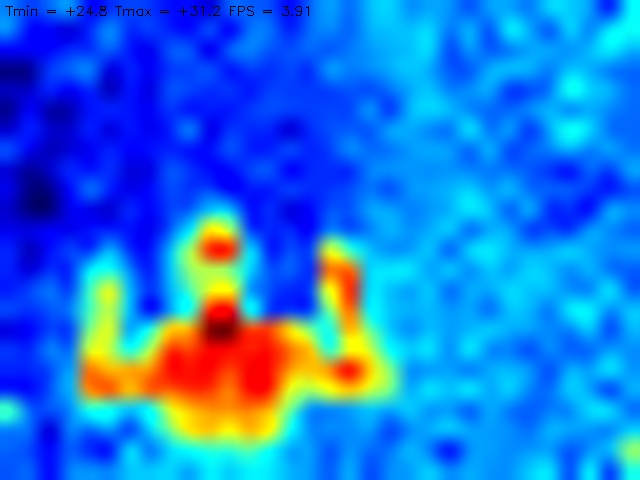
#> input picture backend/IR_experimental/Human_Detection_from_Infrared_Images/Images/1.jpg, 640 x 480 px, found by its file name
$ jupyter execute --allow-errors IR-Human-Detector.ipynb   (shell and % lines are left out)   (older library calls are emulated)
#> lines starting #> are read from the running program, lines starting #| are printed output that depends on the picture
#> (reads backend/IR/Human_Detection_from_Infrared_Images/Images/ir.csv from the repository)
# Importing Python Libraries

[cell 1]
import os
import imutils
import cv2
import time
import pandas as pd
import numpy as np

import matplotlib as mpl
import matplotlib.pyplot as plt
from IPython.display import display

from PIL import Image

from skimage.feature import hog
from skimage.color import rgb2grey

from sklearn.metrics import accuracy_score
from sklearn.preprocessing import StandardScaler
from sklearn.decomposition import PCA
from sklearn.svm import SVC

# Extracting Image and Resizing to Standard Dimensions

[cell 2]
def get_image(row_id, root=r"C:/Users/cawin/CodeProjects/SUTD/Capstone_S15_HTX/IR/Human-Detection-from-Infrared-Images/Images/"):     # Path like C:/Users/cook/Desktop/IR/

#> called with row_id = 1
    filename = "{}.jpg".format(row_id)                   # Converts an image number into the file path where the image is located
    file_path = os.path.join(root, filename)
    imag = Image.open(file_path)                         # Opens the image, and returns the image as a numpy array
#> imag is the input picture: PIL image 640x480 RGB; mean R, G, B 28.7, 118.6, 222.5
    img=imag.resize((64,128))                            # Resize the original Image
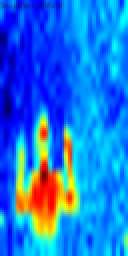
#> img: PIL image 64x128 RGB (shown 2 times larger); mean R, G, B 28.6, 118.6, 222.6
    return np.array(img)

# Extracting HOG Features from Image

[cell 3]
def create_features(img):

    color_features = img.flatten()                                                    # flatten three channel color image
    grey_image = rgb2grey(img)                                                        # convert image to greyscale
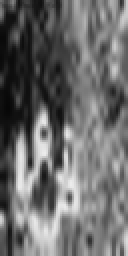
#> grey_image: shape (128, 64) float64 (shown 2 times larger); min 0.0294, max 0.928, mean 0.419
    hog_features = hog(grey_image, block_norm='L2-Hys', pixels_per_cell=(2,2))        # get HOG features from greyscale image
    flat_features = np.hstack(hog_features)                                           # combine color and hog features into a single array
    return flat_features

# Creating HOG Features Matrix for Training Dataset

[cell 4]
def create_feature_matrix(label_dataframe):

    c=1
    features_list = []                                   # List of Features of an Image
    for img_id in label_dataframe.index:
        img = get_image(img_id)                          # load image
        image_features = create_features(img)            # get features for image
        features_list.append(image_features)
        print(c)                                         # Displays the count of Images converted to Vector
        c+=1
    feature_matrix = np.array(features_list)             # convert list of arrays into a matrix
    return feature_matrix

# Applying PCA to reduce Dimensionality of Feature Matrix

[cell 5]
def pcca(feature_matrix):

    print('Feature matrix shape is: ', feature_matrix.shape)           # get shape of feature matrix
#| Feature matrix shape is:  (4, 150660)
    ss = StandardScaler()                                              # define standard scaler
    human_stand = ss.fit_transform(feature_matrix)                     # run this on our feature matrix
    pca = PCA(n_components=50)                                         # set the number of components wisely, maybe less than 75
    human_pca = pca.fit_transform(human_stand)                         # use fit_transform to run PCA on our standardized matrix
    print('PCA matrix shape is: ', human_pca.shape)                    # look at new shape
    return human_pca

# Sliding Window Mechanism running throughout an Image

[cell 6]
def sliding_window(image, stepSize, windowSize):

    for y in range(0, image.shape[0], stepSize):                                  # slide a window across the image
        for x in range(0, image.shape[1], stepSize):                              # yield the current window
            yield (x, y, image[y:y + windowSize[1], x:x + windowSize[0]])

# Non-Maximum Suppression for removing False Positive Regions

[cell 7]
def non_max_suppression_fast(boxes, overlapThresh):

    if len(boxes) == 0:                                                  # if there are no boxes, return an empty list
        return []
    if boxes.dtype.kind == "i":                                          # if the bounding boxes integers, convert them to floats --
        boxes = boxes.astype("float")                                    # this is important since we'll be doing a bunch of divisions
    pick = []                                                            # initialize the list of picked indexes
    x1 = boxes[:,0]                                                      # grab the coordinates of the bounding boxes
    y1 = boxes[:,1]
    x2 = boxes[:,2]
    y2 = boxes[:,3]
    area = (x2 - x1 + 1) * (y2 - y1 + 1)                                 # compute the area of the bounding boxes
    idxs = np.argsort(y2)                                                # sort the bounding boxes by the bottom-right y-coordinate of the bounding box
    while len(idxs) > 0:                                                 # keep looping while some indexes still remain in the indexes list
        last = len(idxs) - 1                                             # grab the last index in the indexes list
        i = idxs[last]
        pick.append(i)                                                   # add the index value to the list of picked indexes
        xx1 = np.maximum(x1[i], x1[idxs[:last]])                         # find the largest (x, y) coordinates for the start of the bounding box
        yy1 = np.maximum(y1[i], y1[idxs[:last]])
        xx2 = np.minimum(x2[i], x2[idxs[:last]])                         # find the smallest (x, y) coordinates for the end of the bounding box
        yy2 = np.minimum(y2[i], y2[idxs[:last]])
        w = np.maximum(0, xx2 - xx1 + 1)                                 # compute the width of the bounding box
        h = np.maximum(0, yy2 - yy1 + 1)                                 # compute the height of the bounding box
        overlap = (w * h) / area[idxs[:last]]                            # compute the ratio of overlap
        idxs = np.delete(idxs, np.concatenate(([last],                   # delete all indexes from the index list that have
            np.where(overlap > overlapThresh)[0])))
    return boxes[pick].astype("int")                                     # return only the bounding boxes that were picked using the integer data type

# Training Procedure for Image Dataset, using Support Vector Classifier

[cell 8]
labels = pd.read_csv(r"C:/Users/cawin/CodeProjects/SUTD/Capstone_S15_HTX/IR/Human-Detection-from-Infrared-Images/Images/ir.csv", index_col=0)     # Path like C:/Users/cook/Desktop/IR/IR.csv
feature_matrix = create_feature_matrix(labels)                                                                        # run create_feature_matrix on our dataframe of images
#> (the rest of this cell did not finish here and is left out)

# Applying Trained Model to Detect Human in a Test Image

[cell 9]
imagee = cv2.imread(r"Complete-Path-Of-Test-Image")
scale_percent = 200                                                                         # percent of original size
#> (the rest of this cell did not finish here and is left out)

[cell 10]
import cv2
from pytorchyolo import detect, models

# Load the YOLO model
#> (the rest of this cell did not finish here and is left out)

[cell 11]
import os
import sys
import numpy as np
import skimage.io
import matplotlib.pyplot as plt
import time

# Root directory of the project
ROOT_DIR = os.path.abspath("./")

# Import Mask RCNN
sys.path.append(ROOT_DIR)  # To find local version of the library
from mrcnn import utils
import mrcnn.model as modellib
from mrcnn import visualize
# Import COCO config
sys.path.append(os.path.join(ROOT_DIR, "samples/coco/"))  # To find local version
from mrcnn.config import Config


# Directory to save logs and trained model|
MODEL_DIR = os.path.join(ROOT_DIR, "logs")

# Local path to trained weights file
COCO_MODEL_PATH = os.path.join(ROOT_DIR, "mask_rcnn_coco.h5")
# Download COCO trained weights from Releases if needed
if not os.path.exists(COCO_MODEL_PATH):
    utils.download_trained_weights(COCO_MODEL_PATH)
#> (this line was passed over: mrcnn is not available in this run)
